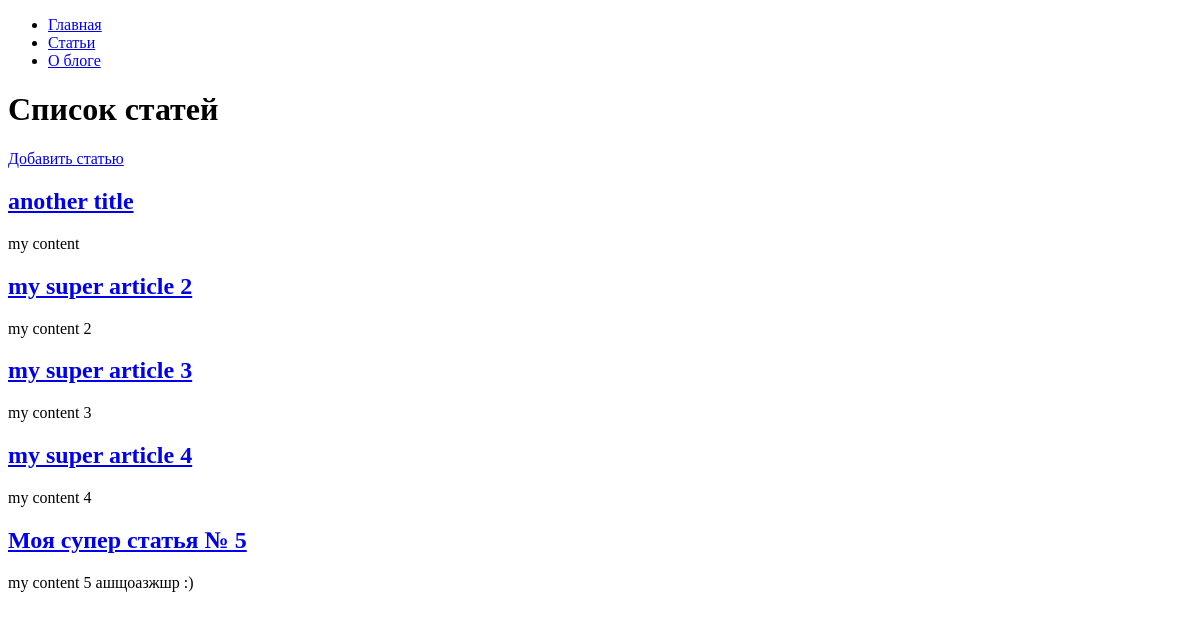
The page /articles/ on the database as committed earlier.
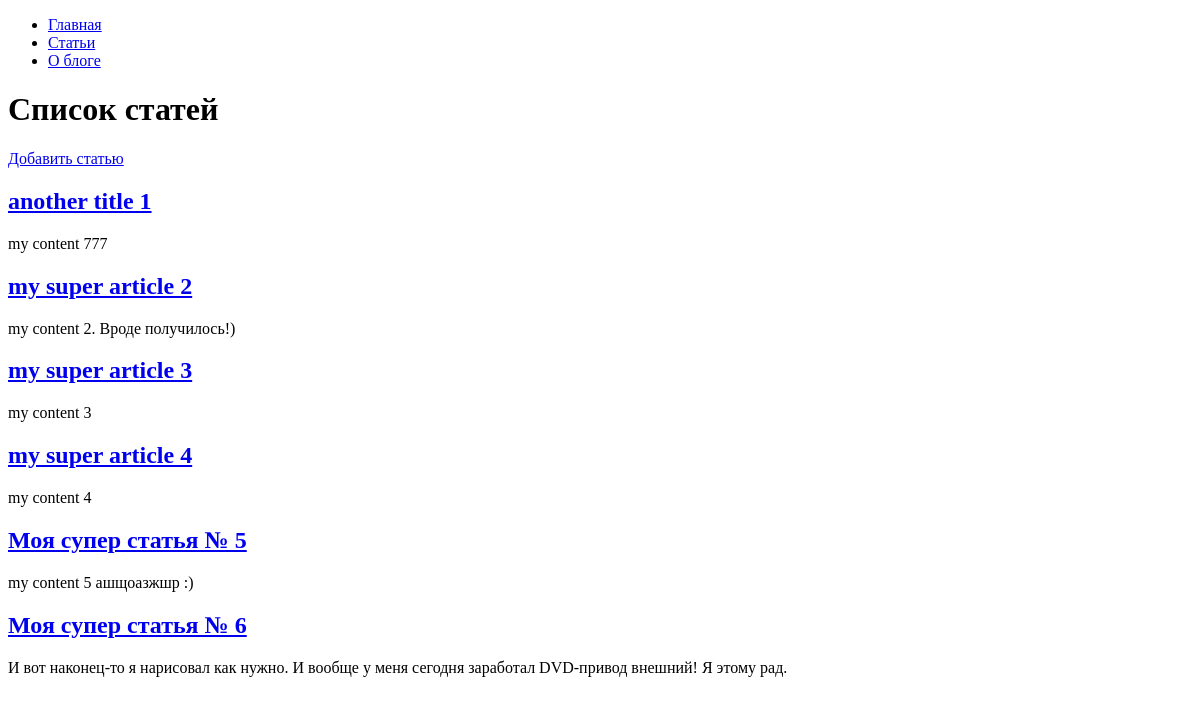
The same page on the database as committed later.
### hexlet_django_blog/article/models.py (models this page shows, shortened)
class Article(models.Model):
    name = models.CharField(max_length=200)  # название статьи
    body = models.TextField()  # тело статьи
    created_at = models.DateTimeField(auto_now_add=True)
    updated_at = models.DateTimeField(auto_now=True)

### hexlet_django_blog/article/views.py (the view)
# urls.py: path('', IndexView.as_view(), name='index'),
class IndexView(View):
    def get(self, request, *args, **kwargs):
        articles = Article.objects.all()[:15]
        context = {"articles": articles}
        return render(request, "articles/index.html", context)

### hexlet_django_blog/templates/articles/index.html (shortened to what this page needs)
{% extends "base.html" %}
{% block content %}
    <h1>Список статей</h1>
    <a href="{% url 'article_add' %}">Добавить статью</a>
    {% for article in articles %}
        <h2><a href="{% url 'article' article.id %}">{{ article.name }}</a></h2>
        <div>{{ article.body|slice:":200" }}</div>
    {% endfor %}
{% endblock %}

Rows that differ between the two databases and show on the page:
changed Article: name "another title" → "another title 1"; body "my content" → "my content 777"
changed Article "my super article 2": body "my content 2" → "my content 2. Вроде получилось!)"
added Article: name "Моя супер статья № 6", body "И вот наконец-то я нарисовал как нужно. И вообще у меня сегодня заработал DVD-привод внешний! Я этому рад."
